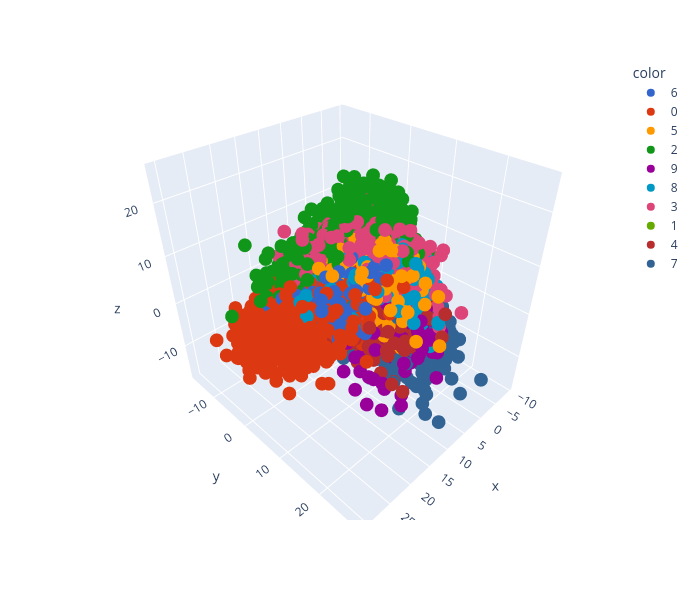

The code cell stored with this chart in its notebook:
### Code cell
fig = px.scatter_3d(x=x_train_trf2[:,0], y=x_train_trf2[:,1], z=x_train_trf2[:,2],
                   color=y_train_trf,
                   color_discrete_sequence=px.colors.qualitative.G10
                   )

fig.update_layout(height=600, width=700)
fig.show()

### Figure 1 — Plotly figure (JSON) as saved in the notebook; plotly's stock layout.template omitted (floating-point values rounded to 4 significant figures; data arrays with more than 128 entries replaced by an {"elided": "..."} marker saying what was removed)
{"data": [{"hovertemplate": "color=6<br>x=%{x}<br>y=%{y}<br>z=%{z}<extra></extra>", "legendgroup": "6", "marker": {"color": "#3366CC", "symbol": "circle"}, "mode": "markers", "name": "6", "scene": "scene", "showlegend": true, "type": "scatter3d", "x": {"elided": "3311 float values"}, "y": {"elided": "3311 float values"}, "z": {"elided": "3311 float values"}}, {"hovertemplate": "color=0<br>x=%{x}<br>y=%{y}<br>z=%{z}<extra></extra>", "legendgroup": "0", "marker": {"color": "#DC3912", "symbol": "circle"}, "mode": "markers", "name": "0", "scene": "scene", "showlegend": true, "type": "scatter3d", "x": {"elided": "3326 float values"}, "y": {"elided": "3326 float values"}, "z": {"elided": "3326 float values"}}, {"hovertemplate": "color=5<br>x=%{x}<br>y=%{y}<br>z=%{z}<extra></extra>", "legendgroup": "5", "marker": {"color": "#FF9900", "symbol": "circle"}, "mode": "markers", "name": "5", "scene": "scene", "showlegend": true, "type": "scatter3d", "x": {"elided": "3005 float values"}, "y": {"elided": "3005 float values"}, "z": {"elided": "3005 float values"}}, {"hovertemplate": "color=2<br>x=%{x}<br>y=%{y}<br>z=%{z}<extra></extra>", "legendgroup": "2", "marker": {"color": "#109618", "symbol": "circle"}, "mode": "markers", "name": "2", "scene": "scene", "showlegend": true, "type": "scatter3d", "x": {"elided": "3367 float values"}, "y": {"elided": "3367 float values"}, "z": {"elided": "3367 float values"}}, {"hovertemplate": "color=9<br>x=%{x}<br>y=%{y}<br>z=%{z}<extra></extra>", "legendgroup": "9", "marker": {"color": "#990099", "symbol": "circle"}, "mode": "markers", "name": "9", "scene": "scene", "showlegend": true, "type": "scatter3d", "x": {"elided": "3322 float values"}, "y": {"elided": "3322 float values"}, "z": {"elided": "3322 float values"}}, {"hovertemplate": "color=8<br>x=%{x}<br>y=%{y}<br>z=%{z}<extra></extra>", "legendgroup": "8", "marker": {"color": "#0099C6", "symbol": "circle"}, "mode": "markers", "name": "8", "scene": "scene", "showlegend": true, "type": "scatter3d", "x": {"elided": "3248 float values"}, "y": {"elided": "3248 float values"}, "z": {"elided": "3248 float values"}}, {"hovertemplate": "color=3<br>x=%{x}<br>y=%{y}<br>z=%{z}<extra></extra>", "legendgroup": "3", "marker": {"color": "#DD4477", "symbol": "circle"}, "mode": "markers", "name": "3", "scene": "scene", "showlegend": true, "type": "scatter3d", "x": {"elided": "3491 float values"}, "y": {"elided": "3491 float values"}, "z": {"elided": "3491 float values"}}, {"hovertemplate": "color=1<br>x=%{x}<br>y=%{y}<br>z=%{z}<extra></extra>", "legendgroup": "1", "marker": {"color": "#66AA00", "symbol": "circle"}, "mode": "markers", "name": "1", "scene": "scene", "showlegend": true, "type": "scatter3d", "x": {"elided": "3798 float values"}, "y": {"elided": "3798 float values"}, "z": {"elided": "3798 float values"}}, {"hovertemplate": "color=4<br>x=%{x}<br>y=%{y}<br>z=%{z}<extra></extra>", "legendgroup": "4", "marker": {"color": "#B82E2E", "symbol": "circle"}, "mode": "markers", "name": "4", "scene": "scene", "showlegend": true, "type": "scatter3d", "x": {"elided": "3240 float values"}, "y": {"elided": "3240 float values"}, "z": {"elided": "3240 float values"}}, {"hovertemplate": "color=7<br>x=%{x}<br>y=%{y}<br>z=%{z}<extra></extra>", "legendgroup": "7", "marker": {"color": "#316395", "symbol": "circle"}, "mode": "markers", "name": "7", "scene": "scene", "showlegend": true, "type": "scatter3d", "x": {"elided": "3492 float values"}, "y": {"elided": "3492 float values"}, "z": {"elided": "3492 float values"}}], "layout": {"height": 600, "legend": {"title": {"text": "color"}, "tracegroupgap": 0}, "margin": {"t": 60}, "scene": {"domain": {"x": [0, 1], "y": [0, 1]}, "xaxis": {"title": {"text": "x"}}, "yaxis": {"title": {"text": "y"}}, "zaxis": {"title": {"text": "z"}}}, "width": 700}}
